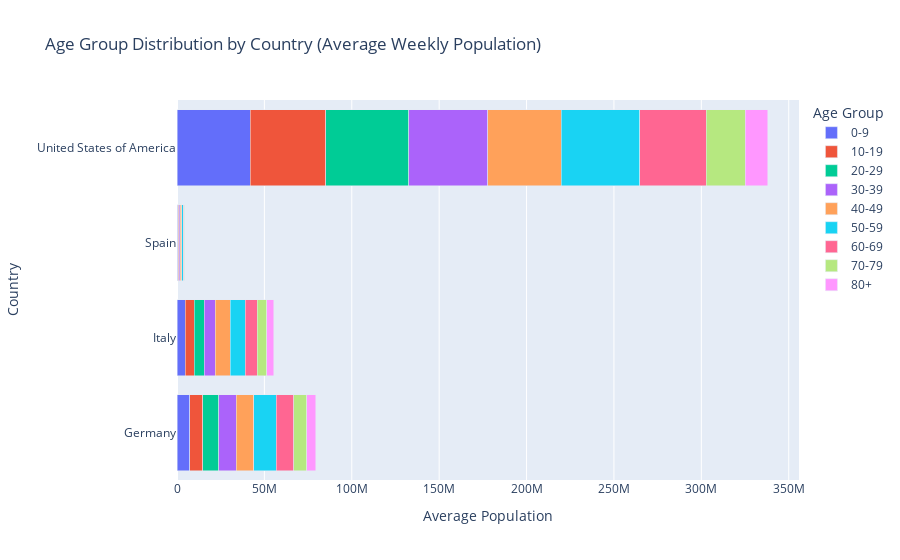

Notebook code for this chart:
### Markdown cell above
## **(2) First visualizations of demographics**

### Code cell
# Bar chart for age group distribution
# Group by country and compute the mean for each age group column
country_age_means = df.groupby("country_name")[[
    "population_age_00_09",
    "population_age_10_19",
    "population_age_20_29",
    "population_age_30_39",
    "population_age_40_49",
    "population_age_50_59",
    "population_age_60_69",
    "population_age_70_79",
    "population_age_80_and_older"
]].mean().reset_index()

# Melt the dataframe to have age groups as a categorical column
df_melted = country_age_means.melt(
    id_vars=["country_name"], 
    var_name="Age Group", 
    value_name="Average Population"
)

# Rename age group labels
df_melted["Age Group"] = df_melted["Age Group"].replace({
    "population_age_00_09": "0-9",
    "population_age_10_19": "10-19",
    "population_age_20_29": "20-29",
    "population_age_30_39": "30-39",
    "population_age_40_49": "40-49",
    "population_age_50_59": "50-59",
    "population_age_60_69": "60-69",
    "population_age_70_79": "70-79",
    "population_age_80_and_older": "80+",
})

# Plot the stacked horizontal bar chart
fig = px.bar(
    df_melted,
    x="Average Population",
    y="country_name",
    color="Age Group",
    title="Age Group Distribution by Country (Average Weekly Population)",
    orientation="h",
    barmode="stack"
)
fig.update_layout(xaxis_title="Average Population", yaxis_title="Country")
fig.show()

### Figure 1 — Plotly figure (JSON) as saved in the notebook; plotly's stock layout.template omitted (floating-point values rounded to 4 significant figures)
{"data": [{"alignmentgroup": "True", "hovertemplate": "Age Group=0-9<br>Average Population=%{x}<br>country_name=%{y}<extra></extra>", "legendgroup": "0-9", "marker": {"color": "#636efa", "pattern": {"shape": ""}}, "name": "0-9", "offsetgroup": "0-9", "orientation": "h", "showlegend": true, "textposition": "auto", "type": "bar", "x": [7220827, 4633566, 397668, 41786394], "xaxis": "x", "y": ["Germany", "Italy", "Spain", "United States of America"], "yaxis": "y"}, {"alignmentgroup": "True", "hovertemplate": "Age Group=10-19<br>Average Population=%{x}<br>country_name=%{y}<extra></extra>", "legendgroup": "10-19", "marker": {"color": "#EF553B", "pattern": {"shape": ""}}, "name": "10-19", "offsetgroup": "10-19", "orientation": "h", "showlegend": true, "textposition": "auto", "type": "bar", "x": [7398601, 5231560, 470511, 43337205], "xaxis": "x", "y": ["Germany", "Italy", "Spain", "United States of America"], "yaxis": "y"}, {"alignmentgroup": "True", "hovertemplate": "Age Group=20-29<br>Average Population=%{x}<br>country_name=%{y}<extra></extra>", "legendgroup": "20-29", "marker": {"color": "#00cc96", "pattern": {"shape": ""}}, "name": "20-29", "offsetgroup": "20-29", "orientation": "h", "showlegend": true, "textposition": "auto", "type": "bar", "x": [9303309, 5623413, 485346, 47418023], "xaxis": "x", "y": ["Germany", "Italy", "Spain", "United States of America"], "yaxis": "y"}, {"alignmentgroup": "True", "hovertemplate": "Age Group=30-39<br>Average Population=%{x}<br>country_name=%{y}<extra></extra>", "legendgroup": "30-39", "marker": {"color": "#ab63fa", "pattern": {"shape": ""}}, "name": "30-39", "offsetgroup": "30-39", "orientation": "h", "showlegend": true, "textposition": "auto", "type": "bar", "x": [10024505, 6471216, 610936, 45171048], "xaxis": "x", "y": ["Germany", "Italy", "Spain", "United States of America"], "yaxis": "y"}, {"alignmentgroup": "True", "hovertemplate": "Age Group=40-49<br>Average Population=%{x}<br>country_name=%{y}<extra></extra>", "legendgroup": "40-49", "marker": {"color": "#FFA15A", "pattern": {"shape": ""}}, "name": "40-49", "offsetgroup": "40-49", "orientation": "h", "showlegend": true, "textposition": "auto", "type": "bar", "x": [9955575, 8507701, 780231, 42199147], "xaxis": "x", "y": ["Germany", "Italy", "Spain", "United States of America"], "yaxis": "y"}, {"alignmentgroup": "True", "hovertemplate": "Age Group=50-59<br>Average Population=%{x}<br>country_name=%{y}<extra></extra>", "legendgroup": "50-59", "marker": {"color": "#19d3f3", "pattern": {"shape": ""}}, "name": "50-59", "offsetgroup": "50-59", "orientation": "h", "showlegend": true, "textposition": "auto", "type": "bar", "x": [12932635, 8610615, 695698, 44944501], "xaxis": "x", "y": ["Germany", "Italy", "Spain", "United States of America"], "yaxis": "y"}, {"alignmentgroup": "True", "hovertemplate": "Age Group=60-69<br>Average Population=%{x}<br>country_name=%{y}<extra></extra>", "legendgroup": "60-69", "marker": {"color": "#FF6692", "pattern": {"shape": ""}}, "name": "60-69", "offsetgroup": "60-69", "orientation": "h", "showlegend": true, "textposition": "auto", "type": "bar", "x": [9907511, 6764526, 501783, 38040772], "xaxis": "x", "y": ["Germany", "Italy", "Spain", "United States of America"], "yaxis": "y"}, {"alignmentgroup": "True", "hovertemplate": "Age Group=70-79<br>Average Population=%{x}<br>country_name=%{y}<extra></extra>", "legendgroup": "70-79", "marker": {"color": "#B6E880", "pattern": {"shape": ""}}, "name": "70-79", "offsetgroup": "70-79", "orientation": "h", "showlegend": true, "textposition": "auto", "type": "bar", "x": [7360047, 5533564, 356452, 22292522], "xaxis": "x", "y": ["Germany", "Italy", "Spain", "United States of America"], "yaxis": "y"}, {"alignmentgroup": "True", "hovertemplate": "Age Group=80+<br>Average Population=%{x}<br>country_name=%{y}<extra></extra>", "legendgroup": "80+", "marker": {"color": "#FF97FF", "pattern": {"shape": ""}}, "name": "80+", "offsetgroup": "80+", "orientation": "h", "showlegend": true, "textposition": "auto", "type": "bar", "x": [5184471, 4066940, 239207, 12890784], "xaxis": "x", "y": ["Germany", "Italy", "Spain", "United States of America"], "yaxis": "y"}], "layout": {"barmode": "stack", "legend": {"title": {"text": "Age Group"}, "tracegroupgap": 0}, "title": {"text": "Age Group Distribution by Country (Average Weekly Population)"}, "xaxis": {"anchor": "y", "domain": [0, 1], "title": {"text": "Average Population"}}, "yaxis": {"anchor": "x", "domain": [0, 1], "title": {"text": "Country"}}}}
